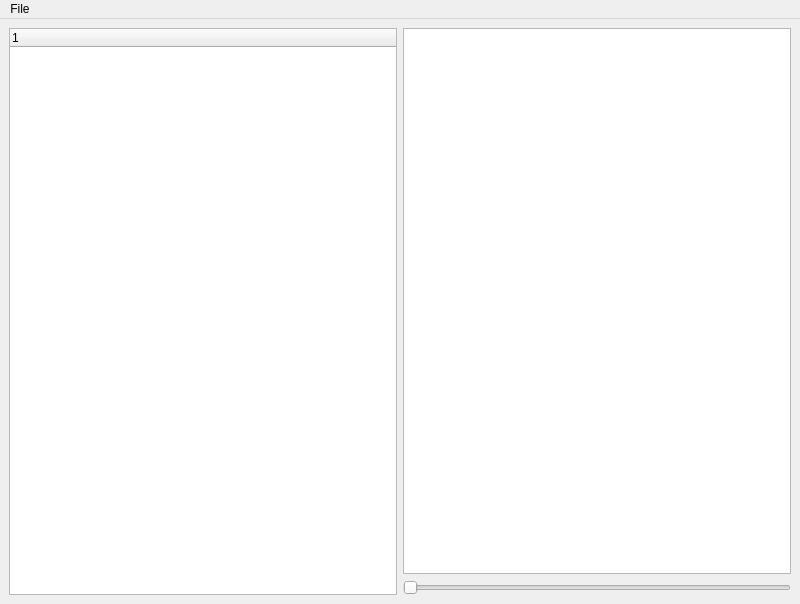
<?xml version="1.0" encoding="UTF-8"?>
<ui version="4.0">
 <class>DatabaseViewer</class>
 <widget class="QMainWindow" name="DatabaseViewer">
  <property name="geometry">
   <rect>
    <x>0</x>
    <y>0</y>
    <width>800</width>
    <height>604</height>
   </rect>
  </property>
  <property name="sizePolicy">
   <sizepolicy hsizetype="Maximum" vsizetype="Maximum">
    <horstretch>0</horstretch>
    <verstretch>0</verstretch>
   </sizepolicy>
  </property>
  <property name="windowTitle">
   <string>Database Viewer</string>
  </property>
  <widget class="QWidget" name="centralwidget">
   <property name="enabled">
    <bool>true</bool>
   </property>
   <property name="sizePolicy">
    <sizepolicy hsizetype="Minimum" vsizetype="Minimum">
     <horstretch>0</horstretch>
     <verstretch>0</verstretch>
    </sizepolicy>
   </property>
   <property name="maximumSize">
    <size>
     <width>800</width>
     <height>16777215</height>
    </size>
   </property>
   <layout class="QHBoxLayout" name="horizontalLayout">
    <item>
     <widget class="QTreeWidget" name="tree">
      <column>
       <property name="text">
        <string notr="true">1</string>
       </property>
      </column>
     </widget>
    </item>
    <item>
     <layout class="QVBoxLayout" name="verticalLayout">
      <item>
       <widget class="QGraphicsView" name="view"/>
      </item>
      <item>
       <widget class="QSlider" name="angle_slider">
        <property name="maximum">
         <number>360</number>
        </property>
        <property name="orientation">
         <enum>Qt::Horizontal</enum>
        </property>
       </widget>
      </item>
     </layout>
    </item>
   </layout>
  </widget>
  <widget class="QMenuBar" name="menubar">
   <property name="geometry">
    <rect>
     <x>0</x>
     <y>0</y>
     <width>800</width>
     <height>25</height>
    </rect>
   </property>
   <widget class="QMenu" name="menuFile">
    <property name="title">
     <string>File</string>
    </property>
    <addaction name="actionLoad"/>
    <addaction name="actionSaveAs"/>
    <addaction name="actionSave"/>
   </widget>
   <addaction name="menuFile"/>
  </widget>
  <action name="actionLoad">
   <property name="text">
    <string>Load</string>
   </property>
   <property name="shortcut">
    <string>Ctrl+L</string>
   </property>
  </action>
  <action name="actionSaveAs">
   <property name="enabled">
    <bool>true</bool>
   </property>
   <property name="text">
    <string>Save As</string>
   </property>
   <property name="shortcut">
    <string>Ctrl+Shift+S</string>
   </property>
  </action>
  <action name="actionSave">
   <property name="enabled">
    <bool>true</bool>
   </property>
   <property name="text">
    <string>Save</string>
   </property>
   <property name="shortcut">
    <string>Ctrl+S</string>
   </property>
  </action>
 </widget>
 <resources/>
 <connections/>
</ui>
